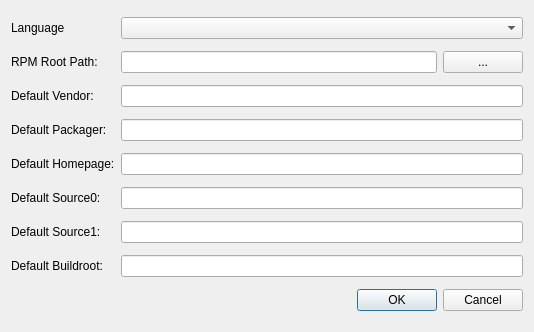
<?xml version="1.0" encoding="UTF-8"?>
<ui version="4.0">
 <class>settings</class>
 <widget class="QDialog" name="settings">
  <property name="geometry">
   <rect>
    <x>0</x>
    <y>0</y>
    <width>534</width>
    <height>332</height>
   </rect>
  </property>
  <property name="windowTitle">
   <string>Settings</string>
  </property>
  <layout class="QGridLayout" name="gridLayout">
   <item row="0" column="0">
    <widget class="QLabel" name="label_5">
     <property name="text">
      <string>Language</string>
     </property>
    </widget>
   </item>
   <item row="0" column="1" colspan="2">
    <widget class="QComboBox" name="languageComboBox">
     <property name="toolTip">
      <string>Select the language file to be used at application start</string>
     </property>
    </widget>
   </item>
   <item row="1" column="0">
    <widget class="QLabel" name="label">
     <property name="text">
      <string>RPM Root Path:</string>
     </property>
    </widget>
   </item>
   <item row="1" column="1">
    <widget class="QLineEdit" name="rpmRootPathEdit">
     <property name="toolTip">
      <string>Path to the rpm build enviroment</string>
     </property>
    </widget>
   </item>
   <item row="1" column="2">
    <widget class="QPushButton" name="browseButton">
     <property name="text">
      <string>...</string>
     </property>
    </widget>
   </item>
   <item row="2" column="0">
    <widget class="QLabel" name="label_2">
     <property name="text">
      <string>Default Vendor:</string>
     </property>
    </widget>
   </item>
   <item row="2" column="1" colspan="2">
    <widget class="QLineEdit" name="vendorLineEdit">
     <property name="toolTip">
      <string>Default vendor. Information used when a new project is created</string>
     </property>
    </widget>
   </item>
   <item row="3" column="0">
    <widget class="QLabel" name="label_3">
     <property name="text">
      <string>Default Packager:</string>
     </property>
    </widget>
   </item>
   <item row="3" column="1" colspan="2">
    <widget class="QLineEdit" name="packagerLineEdit">
     <property name="toolTip">
      <string>Default packager. Information used when a new project is created</string>
     </property>
    </widget>
   </item>
   <item row="4" column="1" colspan="2">
    <widget class="QLineEdit" name="homepageLineEdit">
     <property name="toolTip">
      <string>Default homepage. Information used when a new project is created.</string>
     </property>
    </widget>
   </item>
   <item row="9" column="0" colspan="3">
    <widget class="QDialogButtonBox" name="buttonBox">
     <property name="standardButtons">
      <set>QDialogButtonBox::Cancel|QDialogButtonBox::Ok</set>
     </property>
    </widget>
   </item>
   <item row="5" column="1" colspan="2">
    <widget class="QLineEdit" name="sourceLineEdit">
     <property name="toolTip">
      <string>Default homepage. Information used when a new project is created.</string>
     </property>
    </widget>
   </item>
   <item row="4" column="0">
    <widget class="QLabel" name="label_4">
     <property name="text">
      <string>Default Homepage:</string>
     </property>
    </widget>
   </item>
   <item row="5" column="0">
    <widget class="QLabel" name="label_6">
     <property name="text">
      <string>Default Source0:</string>
     </property>
    </widget>
   </item>
   <item row="7" column="0">
    <widget class="QLabel" name="label_7">
     <property name="text">
      <string>Default Buildroot:</string>
     </property>
    </widget>
   </item>
   <item row="7" column="1" colspan="2">
    <widget class="QLineEdit" name="buildrootLineEdit">
     <property name="toolTip">
      <string>Default homepage. Information used when a new project is created.</string>
     </property>
    </widget>
   </item>
   <item row="6" column="0">
    <widget class="QLabel" name="label_8">
     <property name="text">
      <string>Default Source1:</string>
     </property>
    </widget>
   </item>
   <item row="6" column="1" colspan="2">
    <widget class="QLineEdit" name="source1LineEdit">
     <property name="toolTip">
      <string>Default homepage. Information used when a new project is created.</string>
     </property>
    </widget>
   </item>
  </layout>
 </widget>
 <resources/>
 <connections>
  <connection>
   <sender>buttonBox</sender>
   <signal>rejected()</signal>
   <receiver>settings</receiver>
   <slot>reject()</slot>
   <hints>
    <hint type="sourcelabel">
     <x>331</x>
     <y>167</y>
    </hint>
    <hint type="destinationlabel">
     <x>399</x>
     <y>193</y>
    </hint>
   </hints>
  </connection>
  <connection>
   <sender>buttonBox</sender>
   <signal>accepted()</signal>
   <receiver>settings</receiver>
   <slot>slot_okButtonClicked()</slot>
   <hints>
    <hint type="sourcelabel">
     <x>258</x>
     <y>170</y>
    </hint>
    <hint type="destinationlabel">
     <x>261</x>
     <y>193</y>
    </hint>
   </hints>
  </connection>
  <connection>
   <sender>browseButton</sender>
   <signal>clicked()</signal>
   <receiver>settings</receiver>
   <slot>slot_browseButtonClicked()</slot>
   <hints>
    <hint type="sourcelabel">
     <x>488</x>
     <y>20</y>
    </hint>
    <hint type="destinationlabel">
     <x>471</x>
     <y>6</y>
    </hint>
   </hints>
  </connection>
 </connections>
 <slots>
  <slot>slot_okButtonClicked()</slot>
  <slot>slot_browseButtonClicked()</slot>
 </slots>
</ui>
